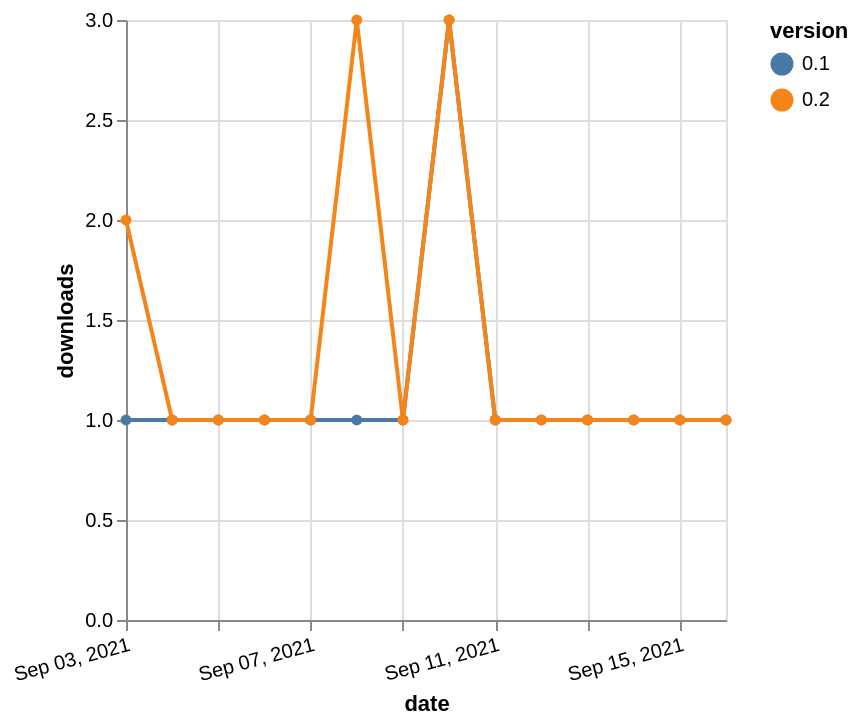

Write a Vega-Lite specification for this figure.
### Vega-Lite specification from a JSON file in a GitHub repository (floating-point values rounded to 4 significant figures)
{"$schema": "https://vega.github.io/schema/vega-lite/v5.json", "description": "A simple bar chart with embedded data.", "data": {"values": [{"date": "2021-09-03", "total": 440, "delta": 1, "version": "0.1"}, {"date": "2021-09-04", "total": 441, "delta": 1, "version": "0.1"}, {"date": "2021-09-05", "total": 442, "delta": 1, "version": "0.1"}, {"date": "2021-09-06", "total": 443, "delta": 1, "version": "0.1"}, {"date": "2021-09-07", "total": 444, "delta": 1, "version": "0.1"}, {"date": "2021-09-08", "total": 445, "delta": 1, "version": "0.1"}, {"date": "2021-09-09", "total": 446, "delta": 1, "version": "0.1"}, {"date": "2021-09-10", "total": 449, "delta": 3, "version": "0.1"}, {"date": "2021-09-11", "total": 450, "delta": 1, "version": "0.1"}, {"date": "2021-09-12", "total": 451, "delta": 1, "version": "0.1"}, {"date": "2021-09-13", "total": 452, "delta": 1, "version": "0.1"}, {"date": "2021-09-14", "total": 453, "delta": 1, "version": "0.1"}, {"date": "2021-09-15", "total": 454, "delta": 1, "version": "0.1"}, {"date": "2021-09-16", "total": 455, "delta": 1, "version": "0.1"}, {"date": "2021-09-03", "total": 655, "delta": 2, "version": "0.2"}, {"date": "2021-09-04", "total": 656, "delta": 1, "version": "0.2"}, {"date": "2021-09-05", "total": 657, "delta": 1, "version": "0.2"}, {"date": "2021-09-06", "total": 658, "delta": 1, "version": "0.2"}, {"date": "2021-09-07", "total": 659, "delta": 1, "version": "0.2"}, {"date": "2021-09-08", "total": 662, "delta": 3, "version": "0.2"}, {"date": "2021-09-09", "total": 663, "delta": 1, "version": "0.2"}, {"date": "2021-09-10", "total": 666, "delta": 3, "version": "0.2"}, {"date": "2021-09-11", "total": 667, "delta": 1, "version": "0.2"}, {"date": "2021-09-12", "total": 668, "delta": 1, "version": "0.2"}, {"date": "2021-09-13", "total": 669, "delta": 1, "version": "0.2"}, {"date": "2021-09-14", "total": 670, "delta": 1, "version": "0.2"}, {"date": "2021-09-15", "total": 671, "delta": 1, "version": "0.2"}, {"date": "2021-09-16", "total": 672, "delta": 1, "version": "0.2"}]}, "width": "container", "mark": {"type": "line", "point": {"filled": true}}, "encoding": {"x": {"field": "date", "type": "temporal", "timeUnit": "yearmonthdate", "title": "date", "axis": {"labelAngle": -15}}, "y": {"field": "delta", "type": "quantitative", "title": "downloads"}, "color": {"field": "version", "type": "nominal"}, "tooltip": {"field": "delta"}}}
